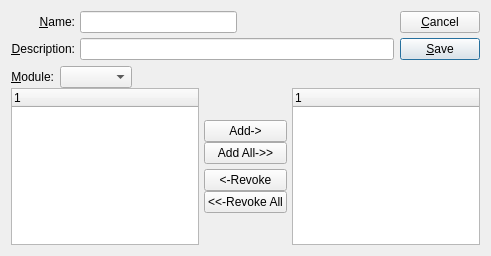
<ui version="4.0" >
 <author></author>
 <comment>This file is part of the xTuple ERP: PostBooks Edition, a free and
open source Enterprise Resource Planning software suite,
Copyright (c) 1999-2011 by OpenMFG LLC, d/b/a xTuple.
It is licensed to you under the Common Public Attribution License
version 1.0, the full text of which (including xTuple-specific Exhibits)
is available at www.xtuple.com/CPAL.  By using this software, you agree
to be bound by its terms.</comment>
 <class>group</class>
 <widget class="QDialog" name="group" >
  <property name="geometry" >
   <rect>
    <x>0</x>
    <y>0</y>
    <width>491</width>
    <height>256</height>
   </rect>
  </property>
  <property name="windowTitle" >
   <string>Role</string>
  </property>
  <layout class="QVBoxLayout" >
   <item>
    <layout class="QHBoxLayout" >
     <item>
      <layout class="QVBoxLayout" >
       <property name="spacing" >
        <number>0</number>
       </property>
       <property name="leftMargin" >
        <number>0</number>
       </property>
       <property name="topMargin" >
        <number>0</number>
       </property>
       <property name="rightMargin" >
        <number>0</number>
       </property>
       <property name="bottomMargin" >
        <number>0</number>
       </property>
       <item>
        <layout class="QHBoxLayout" >
         <property name="spacing" >
          <number>5</number>
         </property>
         <property name="leftMargin" >
          <number>0</number>
         </property>
         <property name="topMargin" >
          <number>0</number>
         </property>
         <property name="rightMargin" >
          <number>0</number>
         </property>
         <property name="bottomMargin" >
          <number>0</number>
         </property>
         <item>
          <layout class="QVBoxLayout" >
           <property name="spacing" >
            <number>5</number>
           </property>
           <property name="leftMargin" >
            <number>0</number>
           </property>
           <property name="topMargin" >
            <number>0</number>
           </property>
           <property name="rightMargin" >
            <number>0</number>
           </property>
           <property name="bottomMargin" >
            <number>0</number>
           </property>
           <item>
            <widget class="QLabel" name="_nameLit" >
             <property name="text" >
              <string>&amp;Name:</string>
             </property>
             <property name="alignment" >
              <set>Qt::AlignRight|Qt::AlignTrailing|Qt::AlignVCenter</set>
             </property>
             <property name="buddy" >
              <cstring>_name</cstring>
             </property>
            </widget>
           </item>
           <item>
            <widget class="QLabel" name="_descriptionLit" >
             <property name="text" >
              <string>&amp;Description:</string>
             </property>
             <property name="alignment" >
              <set>Qt::AlignRight|Qt::AlignTrailing|Qt::AlignVCenter</set>
             </property>
             <property name="buddy" >
              <cstring>_description</cstring>
             </property>
            </widget>
           </item>
          </layout>
         </item>
         <item>
          <layout class="QVBoxLayout" >
           <property name="spacing" >
            <number>5</number>
           </property>
           <property name="leftMargin" >
            <number>0</number>
           </property>
           <property name="topMargin" >
            <number>0</number>
           </property>
           <property name="rightMargin" >
            <number>0</number>
           </property>
           <property name="bottomMargin" >
            <number>0</number>
           </property>
           <item>
            <layout class="QHBoxLayout" >
             <property name="spacing" >
              <number>0</number>
             </property>
             <property name="leftMargin" >
              <number>0</number>
             </property>
             <property name="topMargin" >
              <number>0</number>
             </property>
             <property name="rightMargin" >
              <number>0</number>
             </property>
             <property name="bottomMargin" >
              <number>0</number>
             </property>
             <item>
              <widget class="XLineEdit" name="_name" />
             </item>
             <item>
              <spacer>
               <property name="orientation" >
                <enum>Qt::Horizontal</enum>
               </property>
               <property name="sizeType" >
                <enum>QSizePolicy::Expanding</enum>
               </property>
               <property name="sizeHint" >
                <size>
                 <width>20</width>
                 <height>20</height>
                </size>
               </property>
              </spacer>
             </item>
            </layout>
           </item>
           <item>
            <widget class="XLineEdit" name="_description" />
           </item>
          </layout>
         </item>
        </layout>
       </item>
       <item>
        <spacer>
         <property name="orientation" >
          <enum>Qt::Vertical</enum>
         </property>
         <property name="sizeType" >
          <enum>QSizePolicy::Expanding</enum>
         </property>
         <property name="sizeHint" >
          <size>
           <width>347</width>
           <height>0</height>
          </size>
         </property>
        </spacer>
       </item>
      </layout>
     </item>
     <item>
      <layout class="QVBoxLayout" >
       <property name="spacing" >
        <number>0</number>
       </property>
       <property name="leftMargin" >
        <number>0</number>
       </property>
       <property name="topMargin" >
        <number>0</number>
       </property>
       <property name="rightMargin" >
        <number>0</number>
       </property>
       <property name="bottomMargin" >
        <number>0</number>
       </property>
       <item>
        <layout class="QVBoxLayout" >
         <property name="spacing" >
          <number>5</number>
         </property>
         <property name="leftMargin" >
          <number>0</number>
         </property>
         <property name="topMargin" >
          <number>0</number>
         </property>
         <property name="rightMargin" >
          <number>0</number>
         </property>
         <property name="bottomMargin" >
          <number>0</number>
         </property>
         <item>
          <widget class="QPushButton" name="_close" >
           <property name="text" >
            <string>&amp;Cancel</string>
           </property>
          </widget>
         </item>
         <item>
          <widget class="QPushButton" name="_save" >
           <property name="text" >
            <string>&amp;Save</string>
           </property>
           <property name="default" >
            <bool>true</bool>
           </property>
          </widget>
         </item>
        </layout>
       </item>
       <item>
        <spacer>
         <property name="orientation" >
          <enum>Qt::Vertical</enum>
         </property>
         <property name="sizeType" >
          <enum>QSizePolicy::Expanding</enum>
         </property>
         <property name="sizeHint" >
          <size>
           <width>20</width>
           <height>0</height>
          </size>
         </property>
        </spacer>
       </item>
      </layout>
     </item>
    </layout>
   </item>
   <item>
    <widget class="QFrame" name="frame" >
     <property name="sizePolicy" >
      <sizepolicy vsizetype="Expanding" hsizetype="Preferred" >
       <horstretch>0</horstretch>
       <verstretch>1</verstretch>
      </sizepolicy>
     </property>
     <property name="frameShape" >
      <enum>QFrame::NoFrame</enum>
     </property>
     <property name="frameShadow" >
      <enum>QFrame::Plain</enum>
     </property>
     <layout class="QVBoxLayout" >
      <property name="spacing" >
       <number>0</number>
      </property>
      <property name="leftMargin" >
       <number>0</number>
      </property>
      <property name="topMargin" >
       <number>0</number>
      </property>
      <property name="rightMargin" >
       <number>0</number>
      </property>
      <property name="bottomMargin" >
       <number>0</number>
      </property>
      <item>
       <layout class="QHBoxLayout" >
        <property name="spacing" >
         <number>6</number>
        </property>
        <property name="leftMargin" >
         <number>0</number>
        </property>
        <property name="topMargin" >
         <number>0</number>
        </property>
        <property name="rightMargin" >
         <number>0</number>
        </property>
        <property name="bottomMargin" >
         <number>0</number>
        </property>
        <item>
         <widget class="QLabel" name="_moduleLit" >
          <property name="text" >
           <string>&amp;Module:</string>
          </property>
          <property name="alignment" >
           <set>Qt::AlignRight|Qt::AlignTrailing|Qt::AlignVCenter</set>
          </property>
          <property name="buddy" >
           <cstring>_module</cstring>
          </property>
         </widget>
        </item>
        <item>
         <widget class="XComboBox" name="_module" />
        </item>
        <item>
         <spacer>
          <property name="orientation" >
           <enum>Qt::Horizontal</enum>
          </property>
          <property name="sizeType" >
           <enum>QSizePolicy::Expanding</enum>
          </property>
          <property name="sizeHint" >
           <size>
            <width>20</width>
            <height>20</height>
           </size>
          </property>
         </spacer>
        </item>
       </layout>
      </item>
      <item>
       <layout class="QHBoxLayout" >
        <property name="spacing" >
         <number>5</number>
        </property>
        <property name="leftMargin" >
         <number>0</number>
        </property>
        <property name="topMargin" >
         <number>0</number>
        </property>
        <property name="rightMargin" >
         <number>0</number>
        </property>
        <property name="bottomMargin" >
         <number>0</number>
        </property>
        <item>
         <widget class="XTreeWidget" name="_available" />
        </item>
        <item>
         <layout class="QVBoxLayout" >
          <property name="spacing" >
           <number>5</number>
          </property>
          <property name="leftMargin" >
           <number>0</number>
          </property>
          <property name="topMargin" >
           <number>0</number>
          </property>
          <property name="rightMargin" >
           <number>0</number>
          </property>
          <property name="bottomMargin" >
           <number>0</number>
          </property>
          <item>
           <spacer>
            <property name="orientation" >
             <enum>Qt::Vertical</enum>
            </property>
            <property name="sizeType" >
             <enum>QSizePolicy::Expanding</enum>
            </property>
            <property name="sizeHint" >
             <size>
              <width>20</width>
              <height>20</height>
             </size>
            </property>
           </spacer>
          </item>
          <item>
           <layout class="QVBoxLayout" >
            <property name="spacing" >
             <number>0</number>
            </property>
            <property name="leftMargin" >
             <number>0</number>
            </property>
            <property name="topMargin" >
             <number>0</number>
            </property>
            <property name="rightMargin" >
             <number>0</number>
            </property>
            <property name="bottomMargin" >
             <number>0</number>
            </property>
            <item>
             <widget class="QPushButton" name="_add" >
              <property name="text" >
               <string>Add-></string>
              </property>
             </widget>
            </item>
            <item>
             <widget class="QPushButton" name="_addAll" >
              <property name="text" >
               <string>Add All->></string>
              </property>
             </widget>
            </item>
           </layout>
          </item>
          <item>
           <layout class="QVBoxLayout" >
            <property name="spacing" >
             <number>0</number>
            </property>
            <property name="leftMargin" >
             <number>0</number>
            </property>
            <property name="topMargin" >
             <number>0</number>
            </property>
            <property name="rightMargin" >
             <number>0</number>
            </property>
            <property name="bottomMargin" >
             <number>0</number>
            </property>
            <item>
             <widget class="QPushButton" name="_revoke" >
              <property name="text" >
               <string>&lt;-Revoke</string>
              </property>
             </widget>
            </item>
            <item>
             <widget class="QPushButton" name="_revokeAll" >
              <property name="text" >
               <string>&lt;&lt;-Revoke All</string>
              </property>
             </widget>
            </item>
           </layout>
          </item>
          <item>
           <spacer>
            <property name="orientation" >
             <enum>Qt::Vertical</enum>
            </property>
            <property name="sizeType" >
             <enum>QSizePolicy::Expanding</enum>
            </property>
            <property name="sizeHint" >
             <size>
              <width>20</width>
              <height>20</height>
             </size>
            </property>
           </spacer>
          </item>
         </layout>
        </item>
        <item>
         <widget class="XTreeWidget" name="_granted" />
        </item>
       </layout>
      </item>
     </layout>
    </widget>
   </item>
  </layout>
 </widget>
 <layoutdefault spacing="6" margin="11" />
 <pixmapfunction>qPixmapFromMimeSource</pixmapfunction>
 <customwidgets>
  <customwidget>
   <class>XComboBox</class>
   <extends>QComboBox</extends>
   <header>xcombobox.h</header>
  </customwidget>
  <customwidget>
   <class>XLineEdit</class>
   <extends>QLineEdit</extends>
   <header>xlineedit.h</header>
  </customwidget>
  <customwidget>
   <class>XTreeWidget</class>
   <extends>QTreeWidget</extends>
   <header>xtreewidget.h</header>
  </customwidget>
 </customwidgets>
 <tabstops>
  <tabstop>_name</tabstop>
  <tabstop>_description</tabstop>
  <tabstop>_module</tabstop>
  <tabstop>_available</tabstop>
  <tabstop>_add</tabstop>
  <tabstop>_addAll</tabstop>
  <tabstop>_revoke</tabstop>
  <tabstop>_revokeAll</tabstop>
  <tabstop>_granted</tabstop>
  <tabstop>_save</tabstop>
  <tabstop>_close</tabstop>
 </tabstops>
 <resources/>
 <connections>
  <connection>
   <sender>_close</sender>
   <signal>clicked()</signal>
   <receiver>group</receiver>
   <slot>reject()</slot>
   <hints>
    <hint type="sourcelabel" >
     <x>424</x>
     <y>32</y>
    </hint>
    <hint type="destinationlabel" >
     <x>20</x>
     <y>20</y>
    </hint>
   </hints>
  </connection>
 </connections>
</ui>
